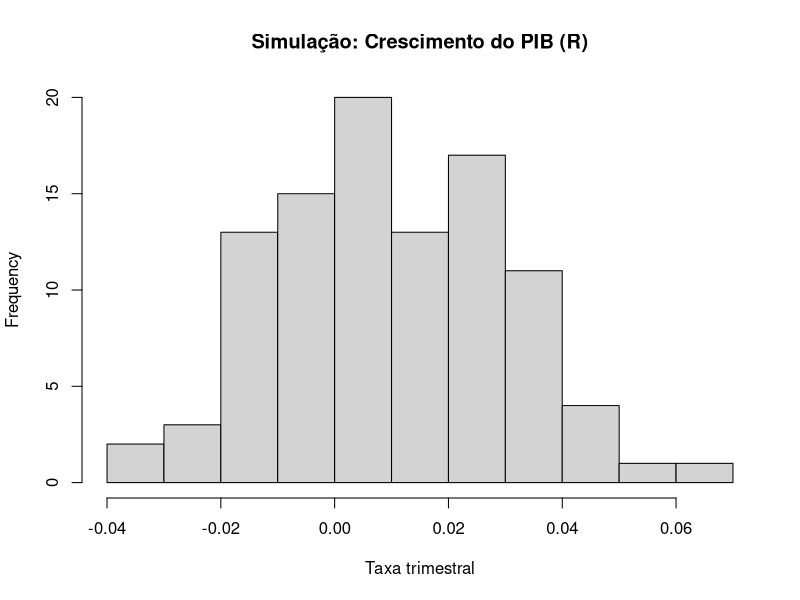

The R source for this figure:
## ---- chunk 1
knitr::opts_chunk$set(echo = TRUE, message = FALSE, warning = FALSE)
library(ggplot2)
library(stats)
## ---- chunk 2
set.seed(2025)
n <- 100
pib_growth <- rnorm(n, mean = 0.01, sd = 0.02) # crescimento trimestral médio 1%
mean(pib_growth)
var(pib_growth)
hist(pib_growth, main = "Simulação: Crescimento do PIB (R)", xlab = "Taxa trimestral")
## ---- chunk 3
set.seed(1)
n <- 200
r <- rnorm(n, mean=0.08, sd=0.01) # taxa Selic simulada
pi <- 0.02 + 0.5*(r - 0.08) + rnorm(n, sd=0.005)
summary(lm(pi ~ r))
## ---- chunk 4
set.seed(2025)
n <- 50
x <- rexp(n, rate = 1/0.5) # média 0.5 meses hipotética
negloglik <- function(alpha) {
  if (alpha <= 0) return(1e10)
  -(-n*log(alpha) - sum(x)/alpha)
}
res <- optim(par=0.5, fn=negloglik, method="Brent", lower=1e-6, upper=10)
res$par
# comparacao com media amostral
mean(x)
